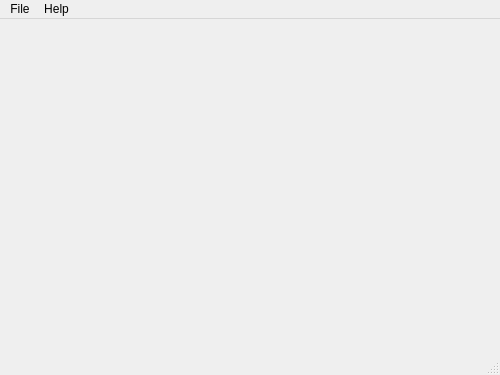
<?xml version="1.0" encoding="UTF-8"?>
<ui version="4.0">
 <class>SerialOscilloscope</class>
 <widget class="QDockWidget" name="SerialOscilloscope">
  <property name="geometry">
   <rect>
    <x>0</x>
    <y>0</y>
    <width>500</width>
    <height>375</height>
   </rect>
  </property>
  <widget class="QMainWindow" name="mainWindow">
   <property name="dockNestingEnabled">
    <bool>true</bool>
   </property>
   <widget class="QWidget" name="centralWidget">
    <layout class="QGridLayout" name="gridLayout">
     <property name="leftMargin">
      <number>0</number>
     </property>
     <property name="topMargin">
      <number>0</number>
     </property>
     <property name="rightMargin">
      <number>0</number>
     </property>
     <property name="bottomMargin">
      <number>0</number>
     </property>
     <property name="spacing">
      <number>0</number>
     </property>
    </layout>
   </widget>
   <widget class="QMenuBar" name="menuBar">
    <property name="geometry">
     <rect>
      <x>0</x>
      <y>0</y>
      <width>500</width>
      <height>21</height>
     </rect>
    </property>
    <widget class="QMenu" name="menuFile">
     <property name="title">
      <string>File</string>
     </property>
     <addaction name="actionZoom_In"/>
     <addaction name="actionZoom_Out"/>
     <addaction name="separator"/>
     <addaction name="actionZoom_Fit"/>
     <addaction name="separator"/>
     <addaction name="actionSave_Raster_Image"/>
     <addaction name="actionSave_Vector_Image"/>
     <addaction name="separator"/>
     <addaction name="actionImport_State"/>
     <addaction name="actionExport_State"/>
     <addaction name="separator"/>
     <addaction name="actionClose_Window"/>
    </widget>
    <widget class="QMenu" name="menuHelp">
     <property name="title">
      <string>Help</string>
     </property>
     <addaction name="actionGeneral_Help"/>
     <addaction name="actionOscilloscope_Help"/>
    </widget>
    <addaction name="menuFile"/>
    <addaction name="menuHelp"/>
   </widget>
   <widget class="QStatusBar" name="statusBar"/>
  </widget>
  <action name="actionZoom_In">
   <property name="text">
    <string>Zoom In</string>
   </property>
   <property name="shortcut">
    <string>Ctrl+=</string>
   </property>
  </action>
  <action name="actionZoom_Out">
   <property name="text">
    <string>Zoom Out</string>
   </property>
   <property name="shortcut">
    <string>Ctrl+-</string>
   </property>
  </action>
  <action name="actionZoom_Fit">
   <property name="text">
    <string>Zoom Fit</string>
   </property>
   <property name="shortcut">
    <string>Ctrl+0</string>
   </property>
  </action>
  <action name="actionSave_Raster_Image">
   <property name="text">
    <string>Save Raster Image</string>
   </property>
   <property name="shortcut">
    <string>Ctrl+S</string>
   </property>
  </action>
  <action name="actionSave_Vector_Image">
   <property name="text">
    <string>Save Vector Image</string>
   </property>
   <property name="shortcut">
    <string>Ctrl+Shift+S</string>
   </property>
  </action>
  <action name="actionImport_State">
   <property name="enabled">
    <bool>false</bool>
   </property>
   <property name="text">
    <string>Import State</string>
   </property>
   <property name="shortcut">
    <string>Ctrl+I</string>
   </property>
   <property name="visible">
    <bool>false</bool>
   </property>
  </action>
  <action name="actionExport_State">
   <property name="text">
    <string>Export State</string>
   </property>
   <property name="shortcut">
    <string>Ctrl+E</string>
   </property>
  </action>
  <action name="actionClose_Window">
   <property name="text">
    <string>Close Window</string>
   </property>
   <property name="shortcut">
    <string>Ctrl+Q</string>
   </property>
  </action>
  <action name="actionGeneral_Help">
   <property name="text">
    <string>General Help</string>
   </property>
  </action>
  <action name="actionOscilloscope_Help">
   <property name="text">
    <string>Oscilloscope Help</string>
   </property>
  </action>
 </widget>
 <resources/>
 <connections/>
</ui>
